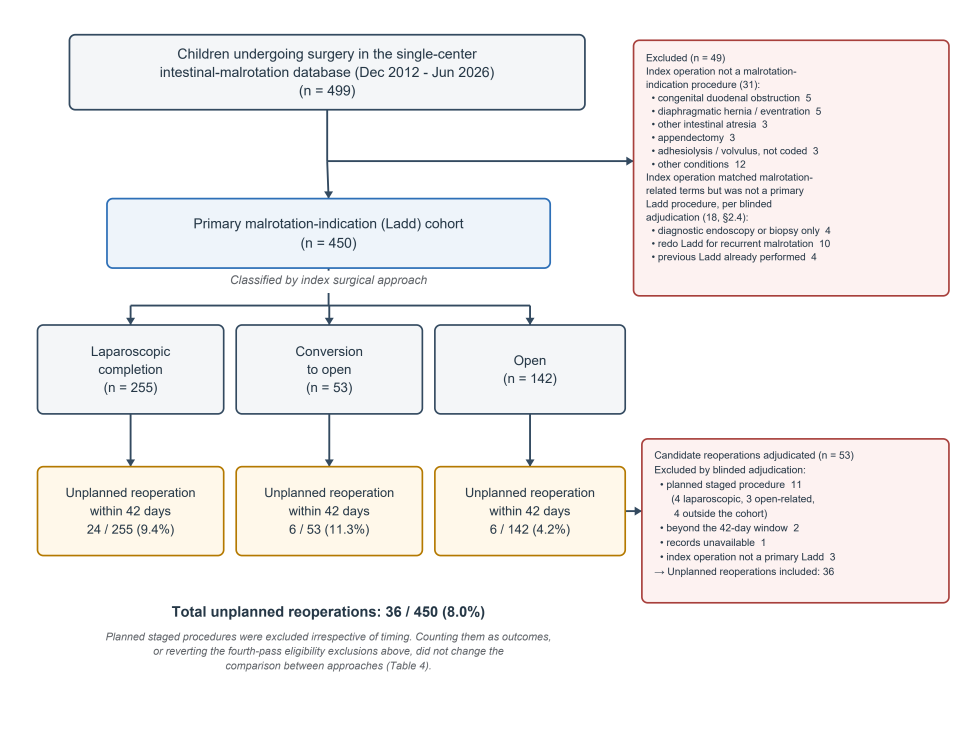
#> input picture Figure1_flow_EN.png, 2880 x 2220 px (shown at 1/3 size); the run also reads 2 pictures not shown here
$ python make_submission_figures.py
#> lines starting #> are read from the running program, lines starting #| are printed output that depends on the picture
# -*- coding: utf-8 -*-
"""按 Pediatric Surgery International 的 Artwork Guidelines 生成投稿用图。

**2026-09-11：按作者要求改为一律输出 PNG。** 原先是 EPS（三张矢量）+ TIFF
（Figure S1），那更贴合官方首选格式；若投稿系统退回 PNG，把 `FIGURES` 里的
格式字段改回 "eps"/"tif" 重跑即可，`do_eps` / `do_tiff` 两个函数都保留着。

官方规定与本脚本的对应处理：

  · 格式：「For vector graphics, the preferred format is EPS; for halftones,
     please use TIFF format.」——PNG 不在这句话里，属于让步选择，故位图的
     分辨率必须足量，不能再靠矢量绕开 dpi 门槛。
  · 分辨率：line art 1200 dpi / halftone 300 dpi / combination art 600 dpi。
     Figure 1 是纯线条图（矩形框+连线+文字，无半色调）→ **1200 dpi**；
     其余三张含色块、曲线与文字，属 combination art → **600 dpi**。
     这些 dpi 由各出图脚本的 savefig 决定，本脚本只校验，不重采样——
     放大低分辨率位图不会增加信息，只会骗过检查。
  · 命名：「Name your figure files with "Fig" and the figure number」
     → 输出统一为 Fig1 / Fig2 / FigS1 / FigS2，与出图脚本的工作文件名解耦。

PNG 一律合成到白底并转 RGB：出图脚本存的是 RGBA，透明通道在部分排版软件里
会被渲染成黑色。

先跑四个出图脚本，再跑本脚本。产物已 gitignore，投稿前跑一次即可。

用法：  python3 make_submission_figures.py
"""
import os
import shutil
import sys

from PIL import Image

Image.MAX_IMAGE_PIXELS = None      # 1200 dpi 的流程图约 1.0 亿像素，超过 PIL 默认上限

# (出图脚本的工作文件名, 投稿文件名, 格式, 该图的 dpi 下限)
FIGURES = [
    ("Figure1_flow_EN",             "Fig1",  "png", 1200),   # line art
    ("Figure2_duodenal_by_age",     "Fig2",  "png",  600),   # combination art
    ("FigureS1_CIF_reoperation_EN", "FigS1", "png",  600),
    ("FigureS2_cause_by_approach",  "FigS2", "png",  600),
]


def _flatten(src):
    """读入 PNG，把透明区合成到白底并转 RGB，返回 (图像, 源 dpi)。"""
    im = Image.open(src)
    dpi = im.info.get("dpi", (None, None))[0]
    if im.mode in ("RGBA", "LA", "P"):
        im = im.convert("RGBA")
        bg = Image.new("RGB", im.size, (255, 255, 255))
        bg.paste(im, mask=im.split()[-1])
        im = bg
    else:
        im = im.convert("RGB")
    return im, dpi


def _dpi_note(dpi, floor):
    if dpi is None:
        return "  ★ 源图未记录 dpi，请检查出图脚本的 savefig"
    if dpi < floor - 1:                       # 容差：matplotlib 写的是 599.9988
        return "  ★ 仅 %d dpi，低于本图要求的 %d dpi，请改出图脚本的 savefig 后重跑" % (
            round(dpi), floor)
    return ""


def do_png(stem, out_stem, floor):
    src = stem + ".png"
    if not os.path.exists(src):
        return None, "缺 %s（先跑对应出图脚本）" % src
    im, dpi = _flatten(src)
    out = out_stem + ".png"
    im.save(out, format="PNG", dpi=(dpi or floor, dpi or floor), optimize=True)
    return out, "PNG %dx%d，%d dpi，%.1f MB%s" % (
        im.size[0], im.size[1], round(dpi or 0), os.path.getsize(out) / 1e6,
        _dpi_note(dpi, floor))


def do_eps(stem, out_stem, floor=None):
    """保留：EPS 是该刊对矢量图的首选格式，退回 PNG 时改 FIGURES 即可启用。"""
    src = stem + ".eps"
    if not os.path.exists(src):
        return None, "缺 %s（先跑对应出图脚本）" % src
    out = out_stem + ".eps"
    shutil.copyfile(src, out)
    if b"/FontType" not in open(out, "rb").read():
        return out, "★ 未检出字体嵌入，请检查 ps.fonttype 设置"
    return out, "矢量 EPS，字体已嵌入，%.1f KB" % (os.path.getsize(out) / 1024)


def do_tiff(stem, out_stem, floor=600):
    """保留：该刊对半色调图的首选格式。LZW 无损压缩，像素与源 PNG 完全一致。"""
    src = stem + ".png"
    if not os.path.exists(src):
        return None, "缺 %s（先跑对应出图脚本）" % src
    im, dpi = _flatten(src)
    out = out_stem + ".tif"
    im.save(out, format="TIFF", compression="tiff_lzw",
            dpi=(dpi or floor, dpi or floor))
    return out, "位图 TIFF %dx%d，%d dpi，%.1f MB%s" % (
        im.size[0], im.size[1], round(dpi or 0), os.path.getsize(out) / 1e6,
        _dpi_note(dpi, floor))


HANDLER = {"png": do_png, "eps": do_eps, "tif": do_tiff}


def main():
    print("Pediatric Surgery International 投稿图打包（PNG）")
    print("line art 需 1200 dpi，combination art 需 600 dpi；本脚本只校验不重采样\n")
    missing, warned = [], False
    for stem, out_stem, kind, floor in FIGURES:
        out, info = HANDLER[kind](stem, out_stem, floor)
        if out is None:
            missing.append(stem)
        if "★" in info:
            warned = True
        print("  %-9s ← %-30s %s" % (out or "—", stem, info))
#> this loop made 4 passes
#> out on passes 1, 2, 4: 'Fig1.png', 'Fig2.png', 'FigS2.png'
#> (out, info) on pass 3: ('FigS1.png', 'PNG 3772x2453，600 dpi，0.2 MB')
#|   Fig1.png  ← Figure1_flow_EN                PNG 2880x2220，300 dpi，0.5 MB  ★ 仅 300 dpi，低于本图要求的 1200 dpi，请改出图脚本的 savefig 后重跑
#|   Fig2.png  ← Figure2_duodenal_by_age        PNG 3000x1380，300 dpi，0.2 MB  ★ 仅 300 dpi，低于本图要求的 600 dpi，请改出图脚本的 savefig 后重跑
#|   FigS1.png ← FigureS1_CIF_reoperation_EN    PNG 3772x2453，600 dpi，0.2 MB
#|   FigS2.png ← FigureS2_cause_by_approach     PNG 2700x1560，300 dpi，0.2 MB  ★ 仅 300 dpi，低于本图要求的 600 dpi，请改出图脚本的 savefig 后重跑
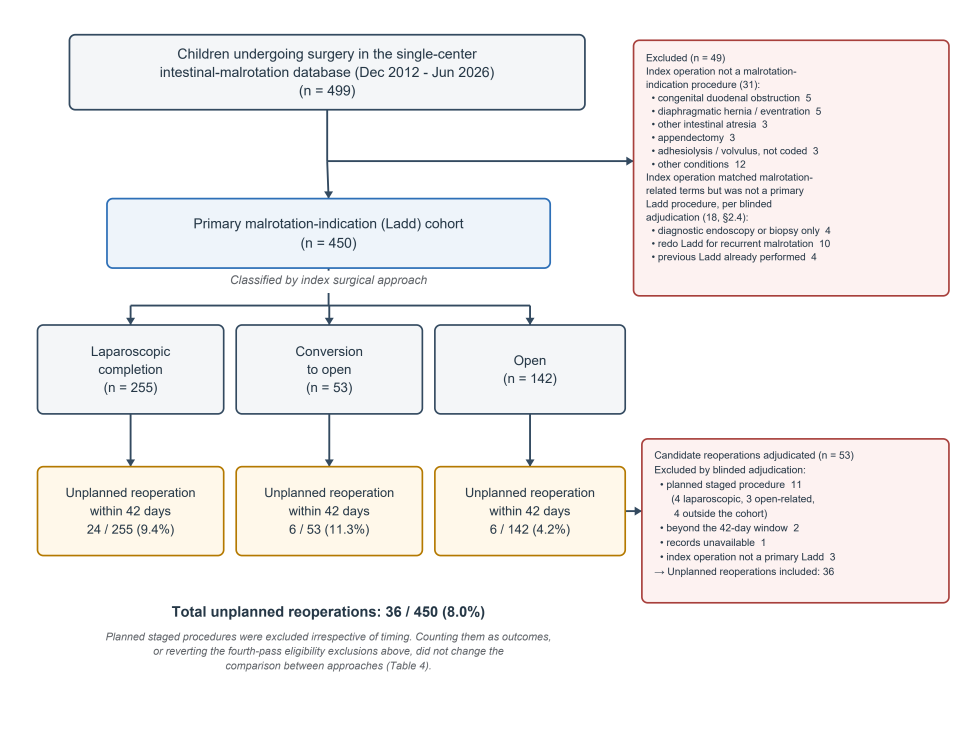
#> input picture Figure1_flow_EN.png, 2880 x 2220 px (shown at 1/3 size)
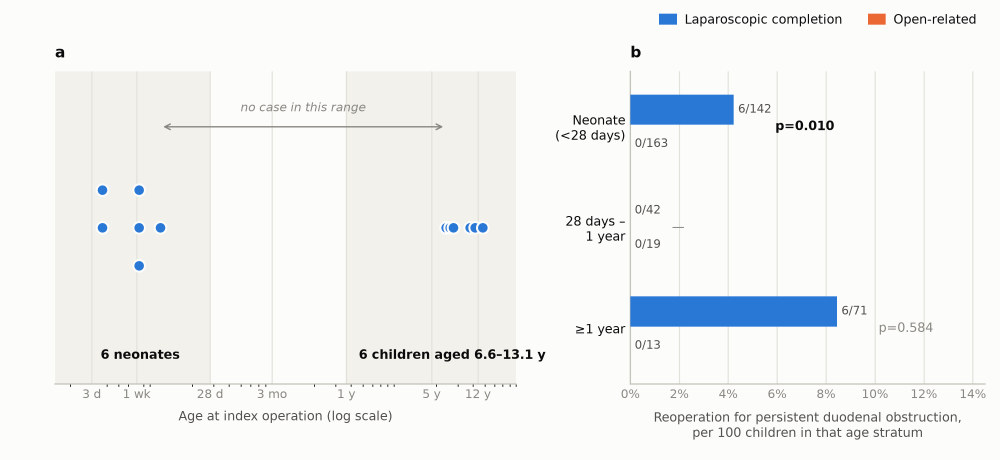
#> input picture Figure2_duodenal_by_age.png, 3000 x 1380 px (shown at 1/3 size)
#> after the loop, missing = []

    if missing:
        print("\n★ 以下图缺少源文件，请先运行对应出图脚本：")
        for s in missing:
            print("   -", s)
        sys.exit(1)
    if warned:
        print("\n★ 有告警项，请按提示检查后重跑。")
#> (the run stopped early here; a loop or call above may not have finished)
